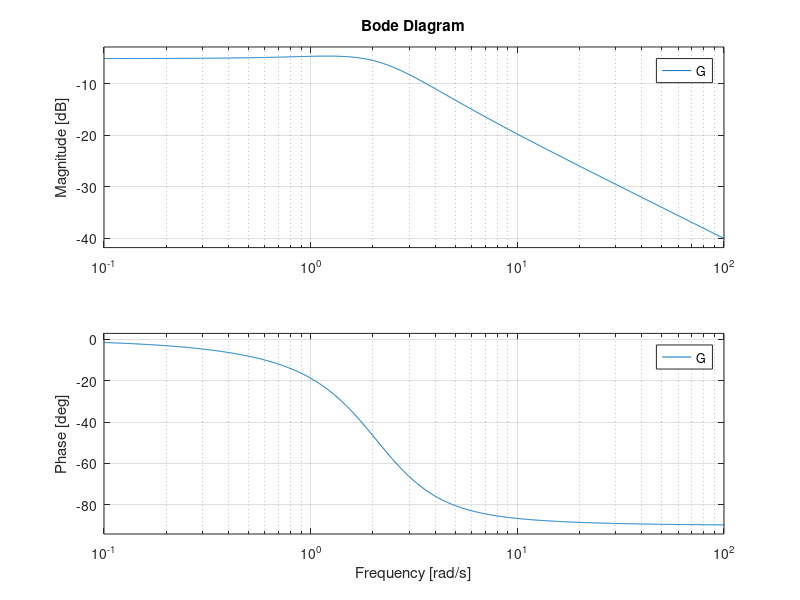
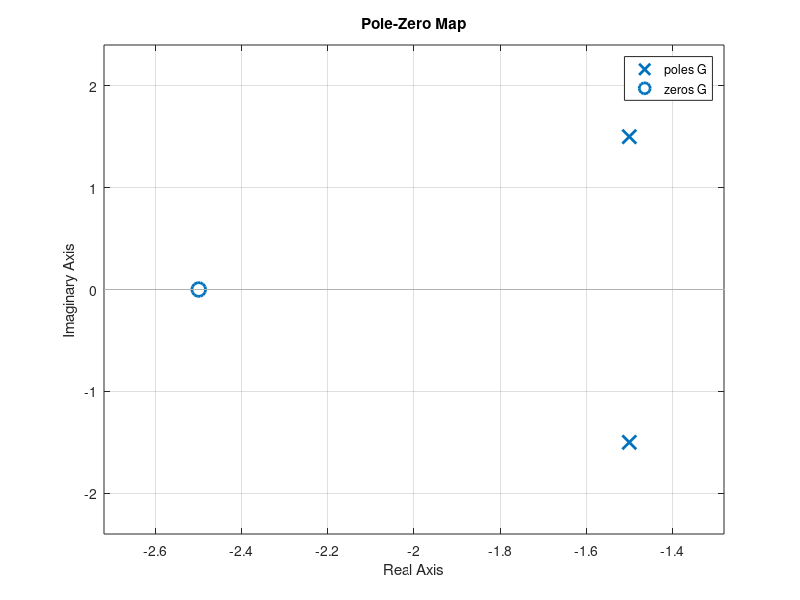

These figures' MATLAB source, in order:
% clear all; clc; close all; s = tf('s');
% G = s + 0.5 / (s );  % ← CHANGE THIS
% 
% [num_c, den_c] = tfdata(G, 'v');
% p = pole(G); z = zero(G);
% fprintf('Poles: '); disp(p');
% fprintf('DC gain: %.4f\n', dcgain(G));
% if all(real(p)<0), fprintf('STABLE\n'); else, fprintf('UNSTABLE\n'); end
% 
% order = length(den_c)-1;
% if order == 2
%     wn = sqrt(den_c(3)/den_c(1));
%     zeta = den_c(2)/(2*wn*den_c(1));
%     Mp = exp(-pi*zeta/sqrt(1-zeta^2))*100;
%     fprintf('wn=%.4f, zeta=%.4f, Mp=%.2f%%\n', wn, zeta, Mp);
% end
% 
% info = stepinfo(G);
% fprintf('Rise=%.4fs, Settle=%.4fs, OS=%.2f%%\n', ...
%     info.RiseTime, info.SettlingTime, info.Overshoot);
% [Gm,Pm,Wcg,Wcp] = margin(G);
% fprintf('GM=%.2fdB, PM=%.2fdeg\n', 20*log10(Gm), Pm);
% 
% figure;
% subplot(2,2,1); step(G); grid on;
% subplot(2,2,2); impulse(G); grid on;
% subplot(2,2,[3 4]); margin(G);
s = tf('s');
G = 71 / (s^4 + 9*s^3 + 20*s^2);
pole(G)   % [0; 0; -4; -5]
zero(G)   % empty → no zeros

s = tf('s');
G = (s + 2.5) / (s^2 + 3*s + 4.5);
figure; bode(G); grid on;
figure; pzmap(G);
